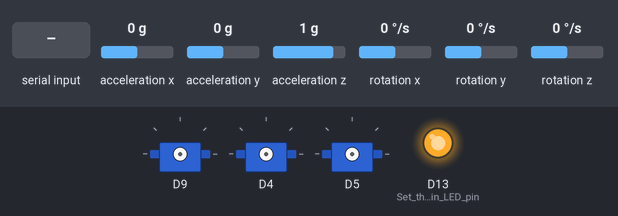
Simulated run of this sketch. Board: Arduino Nano 33 BLE. Shown: 3 × servo, output pins drawn as LEDs (lit = HIGH). The test bench sets the inputs (shaded band); at power-on: acceleration x 0 g, acceleration y 0 g, acceleration z 1 g, rotation x 0 °/s, rotation y 0 °/s, rotation z 0 °/s. What the sketch prints to the serial monitor is not drawn.

Above: at 0.1 s.
At 19.2 s:
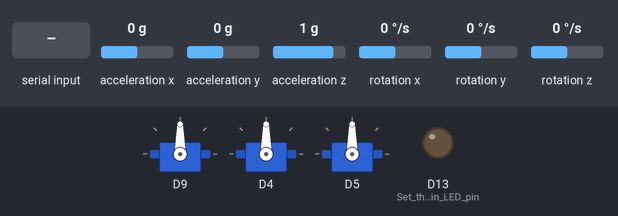
19.3 s: "+\n" received over Serial
20.8 s: "90 45 200\n" received over Serial
Timing chart, 0 to 23.8 s (numbered marks = the images above; inputs shaded):
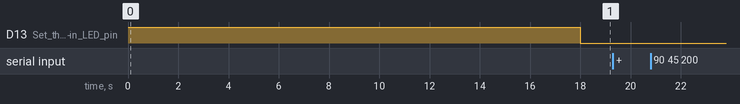

The sketch:

motor_control.ino
```cpp
#pragma once
#include "sensor.h"
#include "controller.h"
// #include "com_ble.h"
#include "com.h"
#include "servo.h"
#include "complementary_filter.h"
#include "radio_control.h"
#include <tuple>

GyroscopeAccelerometer imu;
RadioController radioController;

ServoControllerPID servoRoll(4, 15, -15);  // Servo on pin 4; PID output is a +/-15 correction added to the 90° neutral
ServoControllerPID servoPitch(5, 15, -15); // Servo on pin 5; PID output is a +/-15 correction added to the 90° neutral
OpenBrushlessController brushless(9);      // Brushless on pin 9; PID output is a 0-100% throttle percentage

float rollCommand = 0, pitchCommand = 0, throttleCommand = 0; // Default command values for roll and pitch

SerialHandler SerialHandler(imu, servoRoll, servoPitch, brushless);
espp::ComplementaryFilter preFilter;

void setup()
{
  pinMode(LED_BUILTIN, OUTPUT); // Set the built-in LED pin as an output

  digitalWrite(LED_BUILTIN, HIGH); // setup is in progress

  Serial.begin(115200);

  imu.begin();

  preFilter.zeroFromAccel(imu.accRestX, imu.accRestY, imu.accRestZ);

  radioController.begin();

  brushless.begin();
  servoRoll.begin();
  servoPitch.begin();

  digitalWrite(LED_BUILTIN, LOW); // Turn off the built-in LED to indicate setup is complete
}

float roll = 0, pitch = 0;

void loop()
{
  // MAIN LOOP ----- EVERYTHING HAPPENS HERE -----

  imu.update();

  preFilter.update(imu.acceleration, imu.rotationVelocity);
  roll = preFilter.get_roll();
  pitch = preFilter.get_pitch();
  roll = 0;
  pitch = 0;

  std::tie(rollCommand, pitchCommand, throttleCommand) = radioController.getCommand();

  SerialHandler.updateReader();

  // Control servos based on command values and sensed outputs
  // DEBUG IN PROGRESS

  servoRoll.control(rollCommand + 90, 90);
  servoPitch.control(pitchCommand + 90, 90);
  Serial.println("Roll Command: " + String(rollCommand) + ", Pitch Command: " + String(pitchCommand) + ", Throttle Command: " + String(throttleCommand));

  // servoRoll.servo.control(rollCommand + 90);
  // servoRoll.servo.control(pitchCommand + 90);

  brushless.control(throttleCommand);

  SerialHandler.sendData(roll, pitch, rollCommand, pitchCommand, imu.acceleration, imu.rotationVelocity, throttleCommand, servoRoll.pid.control_signal, servoPitch.pid.control_signal);
}
```

com.h
```cpp
#pragma once
#include "sensor.h"
#include "servo.h"

using namespace std;

class SerialHandler
{
    int T = 200; // Sample time to send data to computer
    unsigned long last_time = 0;

    bool GYR = true; // Gyroscopic data
    bool ACC = true; // Accelerometric data
    bool ROL = true; // Estimated roll angle
    bool SRO = true; // Servo roll command
    bool PIT = true; // Estimated pitch angle
    bool SPI = true; // Servo pitch command
    bool THR = true; // Brushless throttle command
    bool DA1 = true; // Extra data for testing
    bool DA2 = true; // Extra data for testing

private:
    // This class handles all outgoing communication to the nano board
    GyroscopeAccelerometer &imu;

    ServoControllerPID &servoRoll;      // index 1
    ServoControllerPID &servoPitch;     // index 2
    OpenBrushlessController &brushless; // index 3

    int digitsACCprecision = 5;
    int digitsGYRprecision = 5;
    int digitsROLprecision = 5;
    int digitsPITprecision = 5;
    int digitsSROprecision = 5;
    int digitsSPIprecision = 5;
    int digitsTHRprecision = 5;
    int digitsDA1precision = 5;
    int digitsDA2precision = 5;

public:
    SerialHandler(GyroscopeAccelerometer &imu,
                  ServoControllerPID &servoRoll,
                  ServoControllerPID &servoPitch,
                  OpenBrushlessController &brushless)
        : imu(imu), servoRoll(servoRoll), servoPitch(servoPitch), brushless(brushless)
    {
    }

    void updateReader()
    {
        if (!Serial.available()) // Check whether data is stored in the reading buffer
            return;

        String line = Serial.readStringUntil('\n'); // Get first line
        line.trim();
        if (line.length() < 2)
        { // If line is single character or empty, ignore it
            Serial.println("Invalid command");
            return;
        }

        // Command format : cmd <params>
        int sep = line.indexOf(' ');
        String cmd = line.substring(0, sep);
        String params = line.substring(sep + 1);
        int sep2 = params.indexOf(' ');

        int motor;
        float val;

        if (sep2 != -1)
        {
            motor = params.substring(0, sep2).toInt();
            val = params.substring(sep2 + 1).toFloat();
        }
        else
        {
            motor = params.toInt();
            val = 0;
        }

        ServoControllerPID *ptr = nullptr;

        switch (motor)
        {
        case 1:
            ptr = &servoRoll;
            break;
        case 2:
            ptr = &servoPitch;
            break;
            // case 3:
            //  ptr = &brushlessPID;
            //    break;

        case 3:
            if (cmd[0] == 'v') // Brushless controller does not have PID parameters to set
            {
                brushless.setThrottle(val);
                return;
            }
            else if (cmd[0] == '+' || cmd[0] == '-') // Activate or deactivate brushless controller
            {
                if (cmd[0] == '+')
                    brushless.activate();
                else
                    brushless.deactivate();
                return;
            }
            else
            {
                Serial.print("unknown cmd for brushless: ");
                Serial.println(cmd);
                return;
            }
            break;
        default:
            Serial.print("unknown motor index: ");
            Serial.println(motor);
            return;
        }

        // Check for each available command
        switch (cmd[0])
        {
        case 'p': // Kp
            ptr->pid.Kp = val;
            break;
        case 'i': // Ki
            ptr->pid.Ki = val;
            break;
        case 'd': // Kd
            ptr->pid.Kd = val;
            break;
        // case 's': // Change value of command setter
        //     ptr->pid.command_value = val;
        //     break;
        case 't': // Time step in milliseconds
            ptr->pid.T = (int)val;
            break;
        case '+': // Activate all
            ptr->activate();
            break;
        case '-': // Deactivate all
            ptr->deactivate();
            break;

        case '?': // Print all parameters
            Serial.print("Kp=");
            Serial.print(ptr->pid.Kp);
            Serial.print(" Ki=");
            Serial.print(ptr->pid.Ki);
            Serial.print(" Kd=");
            Serial.print(ptr->pid.Kd);
            // Serial.print(" setpoint=");
            // Serial.print(ptr->pid.command_value);
            Serial.print(" T=");
            Serial.println(ptr->pid.T);
            break;
        default:
            Serial.print("unknown cmd: ");
            Serial.println(cmd);
            return;
        }
    }

    void sendData(float roll, float pitch, float rollCommand, float pitchCommand, Acceleration &acc, RotationVelocity &gyr, float throttleCommand, float data1 = 0.0, float data2 = 0.0)
    {
        unsigned long current_time = millis(); // returns the number of milliseconds passed since the Arduino started running the program

        int delta_time = current_time - last_time; // delta time interval

        if (delta_time < T) // Sufficient time since last loop
            return;

        last_time = current_time;

        int margin = 0;
        int bytes = Serial.availableForWrite();
        if (bytes < margin) // A large margin [COULD BE BETTER] to avoid buffer overload
        {
            return;
        }

        if (GYR)
        {
            Serial.print("GYR ");
            Serial.print(gyr.gx, digitsGYRprecision);
            Serial.print(',');
            Serial.print(gyr.gy, digitsGYRprecision);
            Serial.print(',');
            Serial.println(gyr.gz, digitsGYRprecision);
        }

        if (ACC)
        {
            Serial.print("ACC ");
            Serial.print(acc.ax, digitsACCprecision);
            Serial.print(',');
            Serial.print(acc.ay, digitsACCprecision);
            Serial.print(',');
            Serial.println(acc.az, digitsACCprecision);
        }

        if (ROL)
        {
            Serial.print("ROL ");
            Serial.println(roll, digitsROLprecision);
        }

        if (PIT)
        {
            Serial.print("PIT ");
            Serial.println(pitch, digitsPITprecision);
        }

        if (SRO)
        {
            Serial.print("SRO ");
            Serial.println(rollCommand, digitsSROprecision);
        }

        if (SPI)
        {
            Serial.print("SPI ");
            Serial.println(pitchCommand, digitsSPIprecision);
        }

        if (THR)
        {
            Serial.print("THR ");
            Serial.println(throttleCommand, digitsTHRprecision);
        }

        if (DA1)
        {
            Serial.print("DA1 ");
            Serial.println(data1, digitsDA1precision);
        }

        if (DA2)
        {
            Serial.print("DA2 ");
            Serial.println(data2, digitsDA2precision);
        }
    }
};
```

complementary_filter.h
```cpp
#pragma once
#include <cmath>
#include "sensor.h"

// DOCUMENT inspired from espp-cpp library

namespace espp
{
    /// Complementary filter for estimating pitch and roll angles from
    /// accelerometer and gyroscope readings.
    /// The filter is defined by the following equation:
    ///  angle = alpha * (angle + gyro * dt) + (1 - alpha) * accel
    ///  where:
    ///  - angle is the estimated angle,
    ///  - alpha is the filter coefficient (0 < alpha < 1),
    ///  - gyro is the gyroscope reading,
    ///  - accel is the accelerometer reading,
    ///  - dt is the time step, in seconds.
    class ComplementaryFilter
    {
    private:
        float alpha;
        float pitch = 0.0f, roll = 0.0f;

        // Level-reference offsets. The estimated angle converges to the
        // accelerometer angle at rest, which is non-zero whenever the IMU is
        // not perfectly level (mounting tilt / zero-g bias). These offsets are
        // captured once at a known-level position and subtracted on output so
        // "flat" reads 0. NOTE: gyro-bias calibration does NOT remove this --
        // it only affects the integrated gyro term, not the steady-state angle.
        float pitchOffset = 0.0f, rollOffset = 0.0f;

        unsigned long last_time = 0;
        bool initialized = false;

    public:
        explicit ComplementaryFilter(float alpha = 0.5f)
            : alpha(alpha) {}

        void update(Acceleration &acc, RotationVelocity &gyr)
        {
            unsigned long current_time = millis();

            if (!initialized)
            {
                // First call: no valid previous timestamp yet
                last_time = current_time;
                initialized = true;
                return;
            }

            // millis() returns ms -- convert the delta to seconds so it
            float dt = (current_time - last_time) / 1000.0f;
            last_time = current_time;

            update(acc.ax, acc.ay, acc.az, gyr.gx, gyr.gy, gyr.gz, dt);
        }

        void update(float ax, float ay, float az, float gx, float gy, float gz, float dt)
        {

            float accelPitch = atan2f(ay, sqrtf(ax * ax + az * az)) * 180.0f / (float)M_PI;
            float accelRoll = atan2f(-ax, az) * 180.0f / (float)M_PI;

            float gyroPitch = pitch + gx * dt;
            float gyroRoll = roll + gy * dt;

            // Apply complementary filter
            pitch = alpha * gyroPitch + (1 - alpha) * accelPitch;
            roll = alpha * gyroRoll + (1 - alpha) * accelRoll;
        }

        void zeroFromAccel(float ax, float ay, float az)
        {
            pitchOffset = atan2f(ay, sqrtf(ax * ax + az * az)) * 180.0f / (float)M_PI;
            rollOffset = atan2f(-ax, az) * 180.0f / (float)M_PI;
        }

        float get_pitch() const { return pitch - pitchOffset; }

        float get_roll() const { return roll - rollOffset; }
    };
}
```

controller.h
```cpp
#pragma once

class PID_controller
{
public:
    double control_signal = 0; // Motor command signal

    double Kp = 1; // proportional gain
    double Ki = 0; // integral gain
    double Kd = 0; // derivative gain
    int T = 50;    // sample time in milliseconds (ms)

    unsigned long last_time = 0;
    bool initialized = false; // becomes true after the first control() call so dt is never computed against a stale/zero last_time
    double total_error = 0, last_error = 0;

    int max_control; // to be preprocessed
    int min_control; // to be preprocessed

    float deadband = 1; // deadband for control signal

    PID_controller(int max_control, int min_control) : max_control(max_control), min_control(min_control) {}

    void control(double sensed_output, double command_value)
    {

        unsigned long current_time = millis(); // returns the number of milliseconds passed since the Arduino started running the program

        if (!initialized)
        {
            last_time = current_time;
            initialized = true;
            return;
        }

        int delta_time = current_time - last_time; // delta time interval

        if (delta_time >= T) // Sufficient time since last loop
        {
            float dt = (float)delta_time / 1000.0; // convert T from milliseconds to seconds
            double error = command_value - sensed_output;

            if (fabs(error) < deadband) // If error is within deadband, set control signal to zero
            {
                control_signal = 0;
                last_error = error; // keep the derivative term consistent for the next out-of-band cycle
                last_time = current_time;
                return;
            }

            // Real error treatment
            double delta_error = error - last_error; // difference of error for derivative term

            double candidate_integral = total_error + error;                                        // provisional integral accumulation
            control_signal = Kp * error + (Ki * dt) * candidate_integral + (Kd / dt) * delta_error; // PID control compute

            // Avoid motor overwork + anti-windup: only keep integrating while the
            // output is not saturated, otherwise total_error runs away.
            if (control_signal >= max_control)
            {
                control_signal = max_control;
            }
            else if (control_signal <= min_control)
            {
                control_signal = min_control;
            }
            else
            {
                total_error = candidate_integral;
            }

            last_error = error;
            last_time = current_time;
        }
    }

    void reset() // Empty all data if motor is deactivated
    {
        total_error = 0;
        last_error = 0;
        control_signal = 0;
        initialized = false;
    }
};
```

radio_control.h
```cpp
#pragma once
#include <IBusBM.h>
#include <tuple>

class RadioController
{
private:
    IBusBM IBus;

    const unsigned long T = 10;
    unsigned long last_time = 0;

    int rcRoll = 1500;
    int rcPitch = 1500;
    int rcThrottle = 1000;

    float rollCommand = 0;
    float pitchCommand = 0;
    float throttleCommand = 0; // Percentage throttle command

    float maxPitch = 20.0; // Max value on control levers
    float maxRoll = 20.0;  // Max value on control levers

public:
    void begin()
    {
        IBus.begin(Serial1);
        Serial.println("Radio controller initialized.");
    }

    std::tuple<float, float, float> getCommand()
    {
        unsigned long current_time = millis();

        int delta_time = current_time - last_time;

        if (delta_time >= T)
        { // Sufficient time since last loop

            last_time = current_time;

            rcThrottle = IBus.readChannel(2);
            rcPitch = IBus.readChannel(1);
            rcRoll = IBus.readChannel(0);

            rollCommand = constrain((rcRoll - 1500) * (maxRoll / 500.0), -maxRoll, maxRoll);
            pitchCommand = constrain((rcPitch - 1500) * (maxPitch / 500.0), -maxPitch, maxPitch);
            throttleCommand = constrain((rcThrottle - 1000) / 10.0, 0.0, 100.0);

            Serial.print("RC frames=");
            Serial.print(IBus.cnt_rec);
            Serial.print(" raw ch0/1/2=");
            Serial.print(rcRoll);
            Serial.print('/');
            Serial.print(rcPitch);
            Serial.print('/');
            Serial.println(rcThrottle);
        }

        return std::make_tuple(rollCommand, pitchCommand, throttleCommand);
    }
};
```

Source omitted: sensor.h (4458 bytes), servo.h (2914 bytes)
